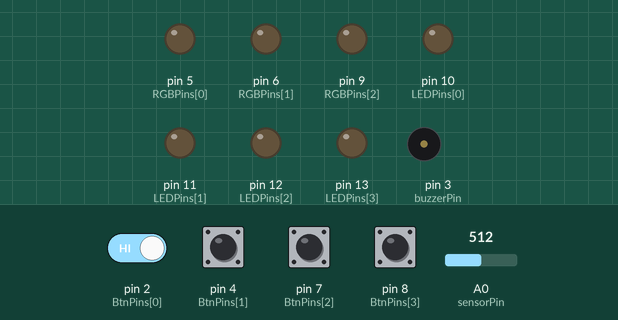
Recording of a sketch running on a simulated Arduino Uno, built with avr-gcc and run on an emulated ATmega328P. Parts: output pins drawn as LEDs (lit = HIGH), buzzer (waves = sounding). Inputs (shaded band) come from the test bench; at power-on: pin 2 (BtnPins[0]), pin 4 (BtnPins[1]), pin 7 (BtnPins[2]), pin 8 (BtnPins[3]) HIGH, A0 (sensorPin) = 512.

Above: at 1.2 s.
1.3 s: pin 8 (BtnPins[3]) pulled LOW for 0.15 s
At 1.45 s:
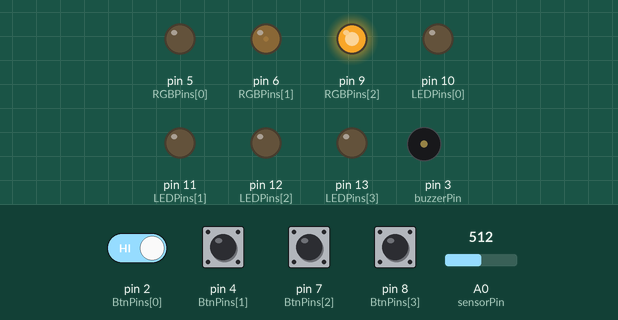
7.3 s: pin 2 (BtnPins[0]) driven LOW
At 10.15 s:
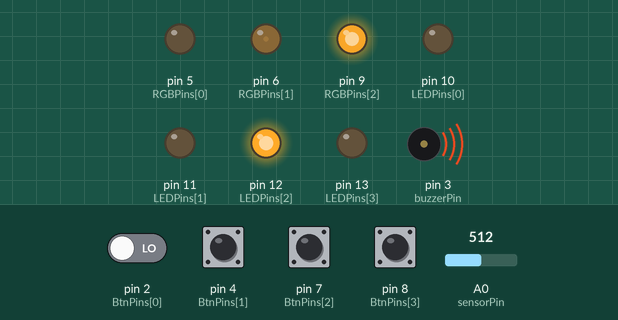
16.3 s: A0 (sensorPin) set to 496
At 18.95 s:
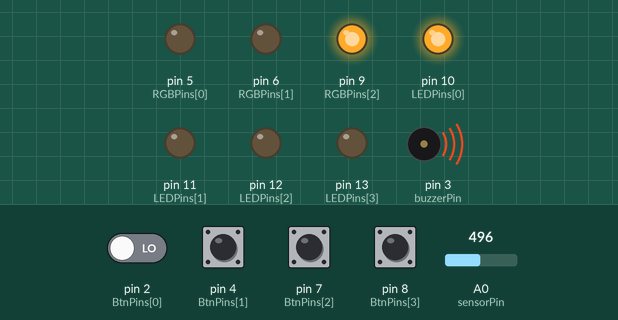
19.3 s: A0 (sensorPin) set to 135
At 20.93 s:
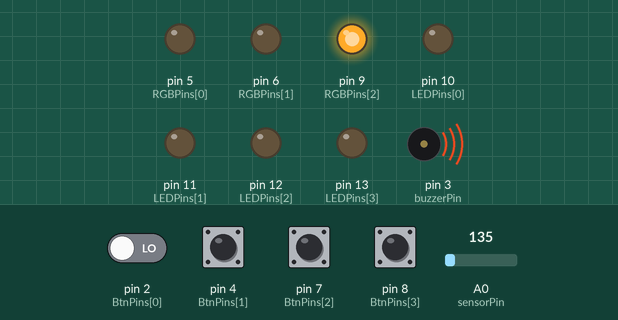
Timing chart, 0 to 23.3 s (numbered marks = the images above; inputs shaded):
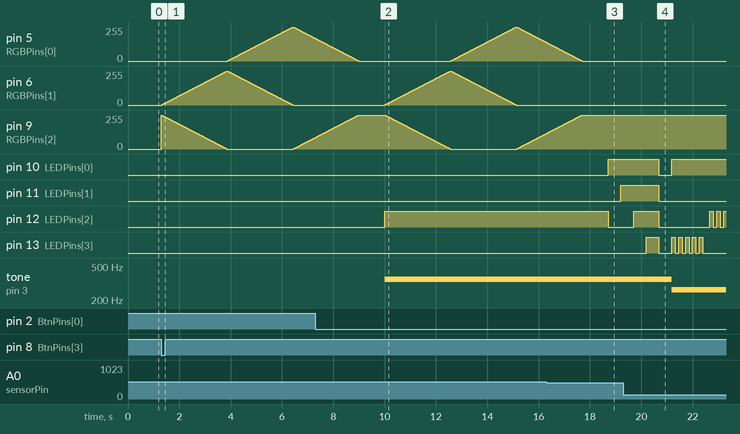

The sketch:

Cai-Shunhao-MP01.ino
```cpp
/*
 * MP01 for ECE160 Fall2017 Miniproject 01
 * Digital and Analog Inputs and Outputs
 * @author: Scott Cai
 * 9/6/2017
 *
 * In the system fucntion, by turning the potentiometer clockwise, LEDs will illuminate from left to right and note player bu the buzzer increases.
 * In the design function, by turning the potentiometer, LEDs will be lit in different combination as well as the notes from the buzzer.
 *
 * function includes:
 * void setup()
 * void loop()
 * test_outputs()
 * test_inputs()
 * test_system()
 * my_design()
 */

int LEDPins[] = {10,11,12,13}; //LED pins, Red 10, Green 11, Yellow 12, Blue 13
int BtnPins[] = {2,4,7,8}; //Button pins, Red 2, Green 4, Yellow 7, Blue 8
int BtnStatus[] = {1,1,1,1}; //Button status, 1 for unpressed, 0 for pressed
const int buzzerPin = 3; //connect buzzer to digital pin 3
int RGBPins[] = {5,6,9}; //RGB pins, Blue 5, Green 6, Red 9
int sensorPin = A0; //LED is connected to analog pin 0
int sensorValue; //store the value of potentiometer

const int songLength = 16;
char notes[songLength] = {'c','c','g','g','a','a','g',' ','f','f','e','e','d','d','c',' '};
int beats[songLength] = {1,1,1,1,1,1,1,1,1,1,1,1,1,1,1,1};
int tempo = 113; //how fast to play the song

char startSystem = 0;
char startDesign = 0; // system status variables

void setup() {
  // variables registered
  int index;
  int delayTime = 100;
  int longerDelay = 1000;

  //initialize pins
  for(index = 0; index <= 3; index = ++index) {
    pinMode(LEDPins[index], OUTPUT);
    pinMode(BtnPins[index], INPUT);
  }

  for(index = 0; index <= 2; index = ++index) {
    pinMode(RGBPins[index], OUTPUT);
  }

  pinMode(buzzerPin, OUTPUT);


}

void loop() {
  //
  //test_outputs();
  //test_inputs();

  //refresh the button status in the loop
  if(digitalRead(BtnPins[0]) == LOW) {
    BtnStatus[0] = 0;
    BtnStatus[1] = 1;
    BtnStatus[2] = 1;
    BtnStatus[3] = 1;
  }

  if(digitalRead(BtnPins[1]) == LOW) {
    BtnStatus[0] = 1;
    BtnStatus[1] = 0;
    BtnStatus[2] = 1;
    BtnStatus[3] = 1;
  }

  if(digitalRead(BtnPins[2]) == LOW) {
    BtnStatus[0] = 1;
    BtnStatus[1] = 1;
    BtnStatus[2] = 0;
    BtnStatus[3] = 1;
  }

  if(digitalRead(BtnPins[3]) == LOW) {
    BtnStatus[0] = 1;
    BtnStatus[1] = 1;
    BtnStatus[2] = 1;
    BtnStatus[3] = 0;
  }

  if(BtnStatus[0] == 0) { //red button pressed, start test_system()
    startSystem = 1;
  }

  if(BtnStatus[3] == 0) { //blue button pressed, start my_design()
    startDesign = 1;
  }

  if(BtnStatus[1] == 0 || BtnStatus[2] == 0) { //green or yellow button pressed, stop
    digitalWrite(LEDPins[0], LOW);
    digitalWrite(LEDPins[1], LOW);
    digitalWrite(LEDPins[2], LOW);
    digitalWrite(LEDPins[3], LOW);
    noTone(buzzerPin);
    startSystem = 0;
    startDesign = 0;
  }

  if(startSystem == 1) {
    test_system();
  }

  if(startDesign == 1) {
    my_design();
  }


}


void test_outputs() {
  //put code to test outputs here

  //all LEDs off
  digitalWrite(LEDPins[0], LOW);
  digitalWrite(LEDPins[1], LOW);
  digitalWrite(LEDPins[2], LOW);
  digitalWrite(LEDPins[3], LOW);
  digitalWrite(RGBPins[0], LOW);
  digitalWrite(RGBPins[1], LOW);
  digitalWrite(RGBPins[2], LOW);

  //Blink the blue, yellow, green, and red LEDs
  //blinkLEDs();

  //Use PWM to vary the brightness of the green and red LEDs
  //PWMvary();

  //Cycle through the RGB LED colors
  //cycleRGB();

  //Play a series of notes on the buzzer
  //playbuzzer();

}

void test_inputs() {
  //put ocde to test inputs here

  //all LEDs off
  digitalWrite(LEDPins[0], LOW);
  digitalWrite(LEDPins[1], LOW);
  digitalWrite(LEDPins[2], LOW);
  digitalWrite(LEDPins[3], LOW);
  digitalWrite(RGBPins[0], LOW);
  digitalWrite(RGBPins[1], LOW);
  digitalWrite(RGBPins[2], LOW);

  //button pressed, light up
  while(digitalRead(BtnPins[0]) == LOW) {
    digitalWrite(LEDPins[0], HIGH);
  }

  while(digitalRead(BtnPins[1]) == LOW) {
    digitalWrite(LEDPins[1], HIGH);
  }

  while(digitalRead(BtnPins[2]) == LOW) {
    digitalWrite(LEDPins[2], HIGH);
  }

  while(digitalRead(BtnPins[3]) == LOW) {
    digitalWrite(LEDPins[3], HIGH);
  }

  //When PMW is too low or too high, red LED blinks at a frequency set by the potentiometer value
  while(analogRead(sensorPin) <=300 || analogRead(sensorPin) >= 700) {
    sensorValue = analogRead(sensorPin);
    digitalWrite(LEDPins[0], HIGH);
    while(sensorValue == analogRead(sensorPin)) {
      delay(analogRead(sensorPin));
      digitalWrite(LEDPins[0], LOW);
      delay(analogRead(sensorPin));
      digitalWrite(LEDPins[0], HIGH);
    }
  }

}

void test_system() {
  //put code to test sytstem here

  sensorValue = analogRead(sensorPin); //read PWM value from 0 to 1023
  if(sensorValue <= 145) {
    digitalWrite(LEDPins[0], HIGH);
    digitalWrite(LEDPins[1], LOW);
    digitalWrite(LEDPins[2], LOW);
    digitalWrite(LEDPins[3], LOW);
  }

  if(sensorValue <= 511 && sensorValue > 145) {
    digitalWrite(LEDPins[0], LOW);
    digitalWrite(LEDPins[1], HIGH);
    digitalWrite(LEDPins[2], LOW);
    digitalWrite(LEDPins[3], LOW);
  }

  if(sensorValue <= 767  && sensorValue > 511) {
    digitalWrite(LEDPins[0], LOW);
    digitalWrite(LEDPins[1], LOW);
    digitalWrite(LEDPins[2], HIGH);
    digitalWrite(LEDPins[3], LOW);
  }

  if(sensorValue <= 1023 && sensorValue > 767) {
    digitalWrite(LEDPins[0], LOW);
    digitalWrite(LEDPins[1], LOW);
    digitalWrite(LEDPins[2], LOW);
    digitalWrite(LEDPins[3], HIGH);
  }

  //divide the 0-1023 area into seven parts for the notes
  if(sensorValue <= 145) {
    tone(buzzerPin, frequency('c'));
  }

  if(sensorValue <= 291 && sensorValue > 145){
    tone(buzzerPin, frequency('d'));
  }

  if(sensorValue <= 437 && sensorValue > 291){
    tone(buzzerPin, frequency('e'));
  }

  if(sensorValue <= 583 && sensorValue > 437){
    tone(buzzerPin, frequency('f'));
  }

  if(sensorValue <= 729 && sensorValue > 583){
    tone(buzzerPin, frequency('g'));
  }

  if(sensorValue <= 875 && sensorValue > 729){
    tone(buzzerPin, frequency('a'));
  }

  if(sensorValue <= 1023 && sensorValue > 875){
    tone(buzzerPin, frequency('b'));
  }

}

void my_design() {
  //put code for my design here
  sensorValue = analogRead(sensorPin); //read PWM value from 0 to 1023
  if(sensorValue <= 145) {
    for(int index = 3; index >= 0; index = --index) {
      for(int x = 0; x < 5; x = ++x) {
        digitalWrite(LEDPins[index], HIGH);
        delay(sensorValue);
        digitalWrite(LEDPins[index], LOW);
        delay(sensorValue);
      }
      delay(sensorValue);
    }
  }

  if(sensorValue <= 511 && sensorValue > 145) {
    digitalWrite(LEDPins[0], HIGH);
    digitalWrite(LEDPins[1], LOW);
    digitalWrite(LEDPins[2], LOW);
    digitalWrite(LEDPins[3], LOW);
    delay(sensorValue);
    digitalWrite(LEDPins[0], HIGH);
    digitalWrite(LEDPins[1], HIGH);
    digitalWrite(LEDPins[2], LOW);
    digitalWrite(LEDPins[3], LOW);
    delay(sensorValue);
    digitalWrite(LEDPins[0], HIGH);
    digitalWrite(LEDPins[1], HIGH);
    digitalWrite(LEDPins[2], HIGH);
    digitalWrite(LEDPins[3], LOW);
    delay(sensorValue);
    digitalWrite(LEDPins[0], HIGH);
    digitalWrite(LEDPins[1], HIGH);
    digitalWrite(LEDPins[2], HIGH);
    digitalWrite(LEDPins[3], HIGH);
    delay(sensorValue);
    digitalWrite(LEDPins[0], LOW);
    digitalWrite(LEDPins[1], LOW);
    digitalWrite(LEDPins[2], LOW);
    digitalWrite(LEDPins[3], LOW);
    delay(sensorValue);
  }

  if(sensorValue <= 767  && sensorValue > 511) {
    cycleRGB();
  }

  if(sensorValue <= 1023 && sensorValue > 767) {
    playbuzzer();
  }

}


void blinkLEDs() {
  const int delayTime = 100;
  const int longerDelay = 1000;
  for(int index = 3; index >= 0; index = --index) {
    for(int x = 0; x < 5; x = ++x) {
      digitalWrite(LEDPins[index], HIGH);
      delay(delayTime);
      digitalWrite(LEDPins[index], LOW);
      delay(delayTime);
    }
    delay(longerDelay);
  }
}

void cycleRGB() {
  const int delayTime = 10;
  const int longerDelay = 1000;
  for(int x = 0; x <= 767; x++) {
    int redIntensity, greenIntensity, blueIntensity;
    x = constrain(x, 0, 767);

    if(x <= 255) { //red to green
      redIntensity = 255 - x;
      greenIntensity = x;
      blueIntensity = 0;
    }else if(x <= 511) { //green to blue
      redIntensity = 0;
      greenIntensity = 511 - x;
      blueIntensity = x - 256;
    }else { //blue to red
      redIntensity = x - 512;
      greenIntensity = 0;
      blueIntensity = 767 - x;
    }

    analogWrite(RGBPins[0], blueIntensity);
    analogWrite(RGBPins[1], greenIntensity);
    analogWrite(RGBPins[2], redIntensity);
    delay(delayTime);
  }
  delay(longerDelay);
}

void playbuzzer() {
  int i, duration;
  for(i = 0; i < songLength; i++) {
    duration = beats[i]*tempo;
    if(notes[i] == ' ') {
      delay(duration);
    }else {
      tone(buzzerPin, frequency(notes[i]), duration);
      delay(duration);
    }
    delay(tempo/10);
  }

  while(true) {
    //only play it once
  }
}

int frequency(char note) {
  const int numNotes = 9;
  char names[numNotes] = {'c','d','e','f','g','a','b','C'};
  int frequencies[numNotes] = {262,294,330,349,392,440,494,523};

  for(int i = 0; i < numNotes; i++) {
    if(names[i] == note) {
      return(frequencies[i]);
    }
  }
  return(0);
}

void PWMvary() {
  sensorValue = analogRead(sensorPin);
  int greenIntensity, redIntensity;
  int delayTime = 100;

  analogWrite(LEDPins[0],sensorValue/4);
  analogWrite(LEDPins[1],sensorValue/4);
  delay(delayTime);
}
```

Measured:
- the behaviour switches between 512 and 511 on A0 (sensorPin) (found by bisection; images 2 and 3)
- after the input at 1.3 s, pin 5 (RGBPins[0]): rises from 0/255 to 255/255 in 2.5 s, then falls to 169/255 in 0.87 s; pin 6 (RGBPins[1]): rises from 0/255 to 255/255 in 2.5 s, then falls to 0/255 in 2.6 s
- after the input at 7.3 s, pin 12 (LEDPins[2]): LOW → HIGH after 2.7 s; tone on pin 3 (buzzerPin): silent → 349 Hz after 2.7 s
- after the input at 16.3 s, pin 6 (RGBPins[1]): stays 0/255 (without the input it goes to 1/255 after 2.4 s); pin 9 (RGBPins[2]): goes on until 17.7 s, then stays 255/255; pin 10 (LEDPins[0]): LOW → HIGH after 2.4 s; pin 11 (LEDPins[1]): LOW → HIGH after 2.9 s; pin 12 (LEDPins[2]): HIGH → LOW after 2.4 s
- after the input at 19.3 s, pin 11 (LEDPins[1]): goes on until 20.7 s, then stays LOW; tone on pin 3 (buzzerPin): 349 Hz → 262 Hz after 1.9 s
